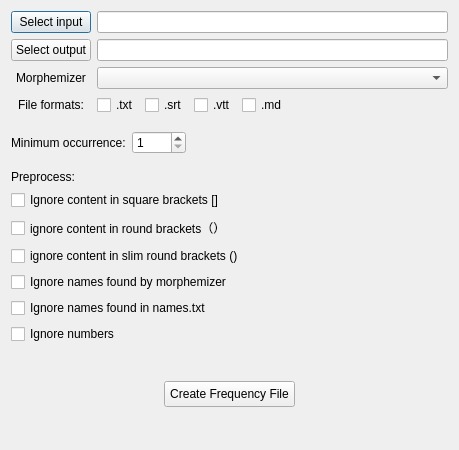
<?xml version="1.0" encoding="UTF-8"?>
<ui version="4.0">
 <class>FrequencyFileGeneratorDialog</class>
 <widget class="QDialog" name="FrequencyFileGeneratorDialog">
  <property name="geometry">
   <rect>
    <x>0</x>
    <y>0</y>
    <width>459</width>
    <height>450</height>
   </rect>
  </property>
  <property name="sizePolicy">
   <sizepolicy hsizetype="Preferred" vsizetype="Fixed">
    <horstretch>0</horstretch>
    <verstretch>0</verstretch>
   </sizepolicy>
  </property>
  <property name="minimumSize">
   <size>
    <width>0</width>
    <height>450</height>
   </size>
  </property>
  <property name="maximumSize">
   <size>
    <width>16777215</width>
    <height>450</height>
   </size>
  </property>
  <property name="windowTitle">
   <string>Frequency File Generator</string>
  </property>
  <layout class="QVBoxLayout" name="verticalLayout_4">
   <item>
    <layout class="QVBoxLayout" name="verticalLayout_3">
     <item>
      <layout class="QHBoxLayout" name="horizontalLayout">
       <item>
        <layout class="QVBoxLayout" name="verticalLayout">
         <item>
          <widget class="QPushButton" name="inputButton">
           <property name="text">
            <string>Select input</string>
           </property>
          </widget>
         </item>
         <item>
          <widget class="QPushButton" name="outputButton">
           <property name="text">
            <string>Select output</string>
           </property>
          </widget>
         </item>
         <item alignment="Qt::AlignHCenter">
          <widget class="QLabel" name="label">
           <property name="text">
            <string>Morphemizer</string>
           </property>
          </widget>
         </item>
         <item alignment="Qt::AlignHCenter">
          <widget class="QLabel" name="label_3">
           <property name="text">
            <string>File formats:</string>
           </property>
          </widget>
         </item>
        </layout>
       </item>
       <item>
        <layout class="QVBoxLayout" name="verticalLayout_2">
         <item>
          <widget class="QLineEdit" name="inputDirLineEdit"/>
         </item>
         <item>
          <widget class="QLineEdit" name="outputFileLineEdit"/>
         </item>
         <item>
          <widget class="QComboBox" name="comboBox">
           <property name="sizePolicy">
            <sizepolicy hsizetype="Expanding" vsizetype="Fixed">
             <horstretch>0</horstretch>
             <verstretch>0</verstretch>
            </sizepolicy>
           </property>
           <property name="minimumSize">
            <size>
             <width>0</width>
             <height>0</height>
            </size>
           </property>
          </widget>
         </item>
         <item>
          <layout class="QHBoxLayout" name="horizontalLayout_3">
           <item>
            <widget class="QCheckBox" name="txtFilesCheckBox">
             <property name="text">
              <string>.txt</string>
             </property>
            </widget>
           </item>
           <item>
            <widget class="QCheckBox" name="srtFilesCheckBox">
             <property name="text">
              <string>.srt</string>
             </property>
            </widget>
           </item>
           <item>
            <widget class="QCheckBox" name="vttFilesCheckBox">
             <property name="text">
              <string>.vtt</string>
             </property>
            </widget>
           </item>
           <item>
            <widget class="QCheckBox" name="mdFilesCheckBox">
             <property name="text">
              <string>.md</string>
             </property>
            </widget>
           </item>
           <item>
            <spacer name="horizontalSpacer_2">
             <property name="orientation">
              <enum>Qt::Horizontal</enum>
             </property>
             <property name="sizeHint" stdset="0">
              <size>
               <width>40</width>
               <height>20</height>
              </size>
             </property>
            </spacer>
           </item>
          </layout>
         </item>
        </layout>
       </item>
      </layout>
     </item>
     <item>
      <layout class="QHBoxLayout" name="horizontalLayout_2">
       <property name="topMargin">
        <number>10</number>
       </property>
       <item>
        <widget class="QLabel" name="label_2">
         <property name="text">
          <string>Minimum occurrence:</string>
         </property>
        </widget>
       </item>
       <item alignment="Qt::AlignLeft">
        <widget class="QSpinBox" name="minOccurrenceSpinBox">
         <property name="minimum">
          <number>1</number>
         </property>
         <property name="maximum">
          <number>1000</number>
         </property>
        </widget>
       </item>
       <item>
        <spacer name="horizontalSpacer">
         <property name="orientation">
          <enum>Qt::Horizontal</enum>
         </property>
         <property name="sizeHint" stdset="0">
          <size>
           <width>40</width>
           <height>20</height>
          </size>
         </property>
        </spacer>
       </item>
      </layout>
     </item>
     <item>
      <layout class="QVBoxLayout" name="verticalLayout_5">
       <property name="topMargin">
        <number>10</number>
       </property>
       <item>
        <widget class="QLabel" name="label_4">
         <property name="text">
          <string>Preprocess:</string>
         </property>
        </widget>
       </item>
       <item>
        <widget class="QCheckBox" name="squareBracketsCheckBox">
         <property name="text">
          <string>Ignore content in square brackets []</string>
         </property>
        </widget>
       </item>
       <item>
        <widget class="QCheckBox" name="roundBracketsCheckBox">
         <property name="text">
          <string>ignore content in round brackets（）</string>
         </property>
        </widget>
       </item>
       <item>
        <widget class="QCheckBox" name="slimRoundBracketsCheckBox">
         <property name="text">
          <string>ignore content in slim round brackets ()</string>
         </property>
        </widget>
       </item>
       <item>
        <widget class="QCheckBox" name="namesMorphemizerCheckBox">
         <property name="text">
          <string>Ignore names found by morphemizer</string>
         </property>
        </widget>
       </item>
       <item>
        <widget class="QCheckBox" name="namesFileCheckBox">
         <property name="text">
          <string>Ignore names found in names.txt</string>
         </property>
        </widget>
       </item>
       <item>
        <widget class="QCheckBox" name="numbersCheckBox">
         <property name="text">
          <string>Ignore numbers</string>
         </property>
        </widget>
       </item>
      </layout>
     </item>
     <item alignment="Qt::AlignHCenter|Qt::AlignVCenter">
      <widget class="QPushButton" name="createFrequencyFileButton">
       <property name="styleSheet">
        <string notr="true">margin-top: 10px;
margin-bottom: 10px;
padding: 5px;</string>
       </property>
       <property name="text">
        <string>Create Frequency File</string>
       </property>
      </widget>
     </item>
    </layout>
   </item>
  </layout>
 </widget>
 <resources/>
 <connections/>
</ui>
